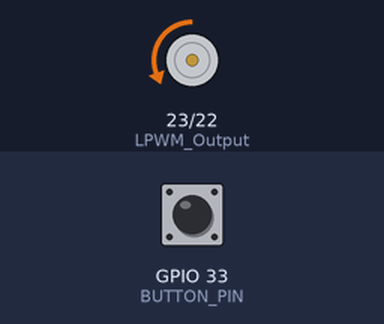
Bench run of a program on a simulated ESP32. Parts: motor-driver pin pairs drawn as motors (green arrow = first pin HIGH = forward, orange = second pin HIGH = backward, longer = more drive). Inputs (shaded band) come from the test bench; at power-on: GPIO 33 (BUTTON_PIN) HIGH. What the program prints to the serial monitor is not drawn.

Above: at 0.1 s.
At 5.2 s:
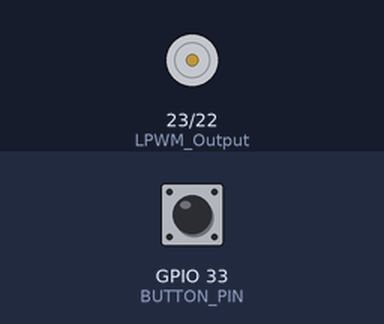
Timing chart, 0 to 6.7 s (numbered marks = the images above):
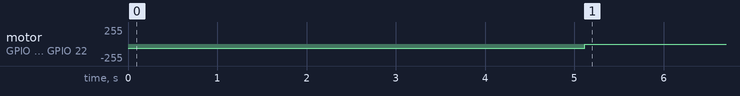

The program:

main.cpp
```cpp
#include <driver/ledc.h> // Include the LEDC library

int RPWM_Output = 22;
int LPWM_Output = 23;
int motorSpeed = 64; // Set motor speed (assuming 64 is the desired RPM)
//New
int i = 0;
#define BUTTON_PIN 33

void setup() {
  Serial.begin(115200);
  // Setup motor
  pinMode(RPWM_Output, OUTPUT);
  pinMode(LPWM_Output, OUTPUT);
  ledcSetup(0, 5000, 8); // LEDC channel 0, 5000 Hz frequency, 8-bit resolution
  ledcAttachPin(RPWM_Output, 0); // Attach RPWM_Output to LEDC channel 0
  //New
  pinMode(BUTTON_PIN, INPUT_PULLUP);
}

void loop() {

  // Move forward for 5 seconds
  ledcWrite(0, motorSpeed);  // Set motor speed using LEDC
  digitalWrite(LPWM_Output, LOW); // Assuming LOW is forward direction
  while (i < 5000) { // Continue loop until i reaches 50
      int buttonState = digitalRead(BUTTON_PIN);
      Serial.println(buttonState);
      if(buttonState == 0) {
        //Serial.println("stop");
        break; // Exit the loop
      }
      i++; // Increment i by 1 in each iteration
      delay(1);
  }  // 5 seconds delay
  // Stop the motor
  ledcWrite(0, 0); // Set PWM to 0 for stopping
  delay(10000); // Ensure the motor stops completely before next movement
}
```

Measured:
- by itself, motor on GPIO 23 (LPWM_Output) / GPIO 22 (RPWM_Output): stopped → backward 64/255 at 0.00 s, → stopped 5.1 s later
